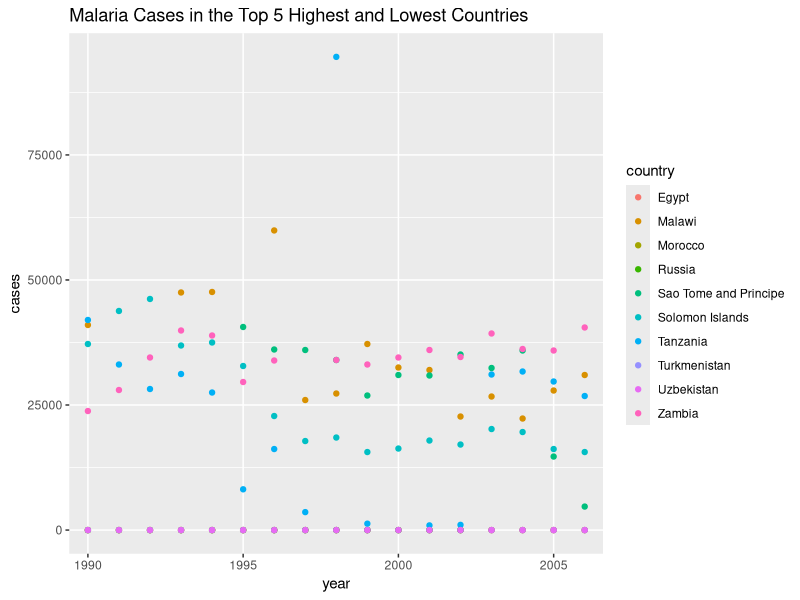
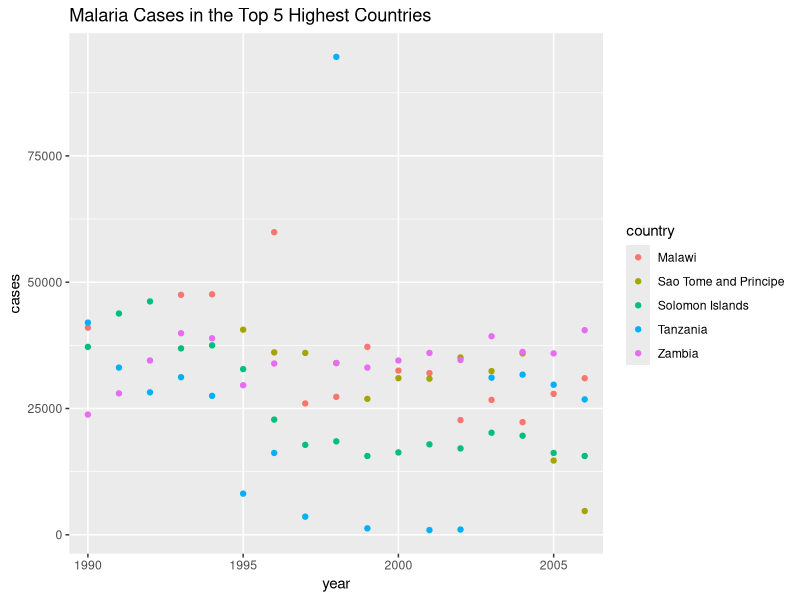
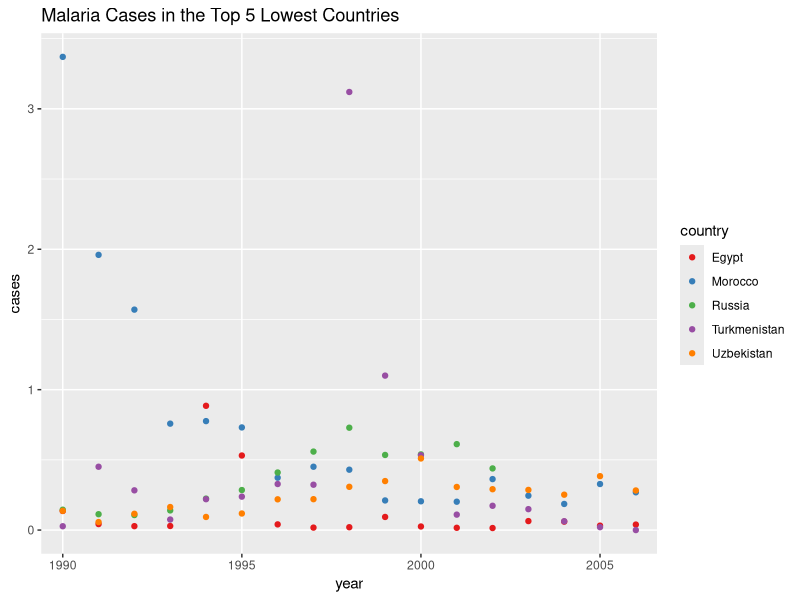

Generate these figures, in order, with R:
## ---- chunk 1

library(tidyverse) # for tidying
library(scales) # for renaming labels

## ---- chunk 2
# read  in dataset with read_csV()
malaria <- read_csv("malaria_cases_per_100000_reported.csv")

# check data appearance with head()
head(malaria)
## ---- chunk 3
# clean data
malaria_longer <- malaria %>% # data cleaning
  pivot_longer(cols = 2:18,
               names_to = "year",
               values_to = "cases") # long format because the years as a title of the columns was not helping because we wouldn't then be able to graph by year as easily

head(malaria_longer) # this shows how our data set looks now


## ---- chunk 4
most_malaria <- malaria_longer %>% #take old dataset
  group_by(country) %>% # group by country
  summarize_if(is.numeric, mean, na.rm=T) %>% #summarize by the mean
  arrange(desc(cases)) # arrange by descending order


# If you want, try grouping by year instead of country and calcualting which year had the worst cases of malaria.

## ---- chunk 5
head(most_malaria) # highest malaria cases

tail(most_malaria) # lowest malaria cases

# create a character vector of all of the interesting countries - highest and lowest - so we can select them

interesting_countries <- c("Zambia", "Malawi","Sao Tome and Principe","Tanzania","Solomon Islands","Egypt","Morocco","Turkmenistan","Russia","Uzbekistan")  # remember, we always put characters in quotes!

## ---- chunk 6
malaria_longer %>% # take malaria dataset
  filter(country %in% interesting_countries) %>% #filter to interesting countries
  ggplot(aes(x=year, y=cases, color=country)) + # set up ggplot
  geom_point() + #add what geometry we want
  scale_x_discrete(breaks=pretty_breaks()) + # fix messy scales
  labs(title="Malaria Cases in the Top 5 Highest and Lowest Countries")
## ---- chunk 7
highest_countries <- c("Zambia", "Malawi","Sao Tome and Principe","Tanzania","Solomon Islands")

# highest prevalence
malaria_longer %>% # take malaria dataset
  filter(country %in% highest_countries) %>% #filter to interesting countries
  ggplot(aes(x=year, y=cases, color=country)) + # set up ggplot
  geom_point() + #add what geometry we want
  scale_x_discrete(breaks=pretty_breaks()) + # fix messy scales
  labs(title="Malaria Cases in the Top 5 Highest Countries")


## ---- chunk 8
lowest_countries <- c("Morocco","Turkmenistan","Russia","Uzbekistan", "Egypt")  # remember, we always put characters in quotes!

# lowest prevalence
malaria_longer %>% # take malaria dataset
  filter(country %in% lowest_countries) %>% #filter to interesting countries
  ggplot(aes(x=year, y=cases, color=country)) + # set up ggplot
  geom_point() + #add what geometry we want
  scale_x_discrete(breaks=pretty_breaks()) + # fix messy scales
  labs(title="Malaria Cases in the Top 5 Lowest Countries") +
  scale_color_brewer(palette="Set1")
  
